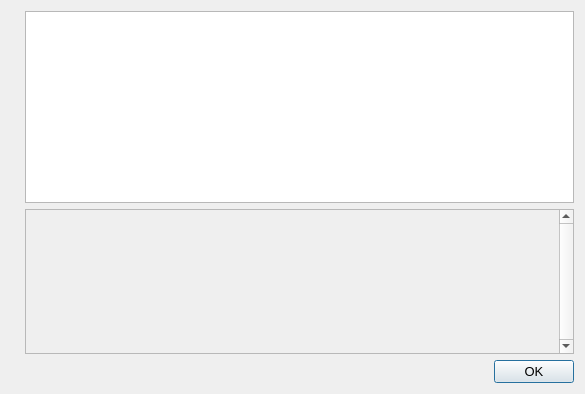
<?xml version="1.0" encoding="UTF-8"?>
<ui version="4.0">
 <class>HelpMessageDialog</class>
 <widget class="QDialog" name="HelpMessageDialog">
  <property name="geometry">
   <rect>
    <x>0</x>
    <y>0</y>
    <width>585</width>
    <height>394</height>
   </rect>
  </property>
  <property name="font">
   <font>
    <pointsize>10</pointsize>
   </font>
  </property>
  <property name="windowTitle">
   <string notr="true">Traw Core - Command-line options</string>
  </property>
  <layout class="QHBoxLayout" name="horizontalLayout_2">
   <item>
    <widget class="QLabel" name="graphic">
     <property name="sizePolicy">
      <sizepolicy hsizetype="Preferred" vsizetype="Ignored">
       <horstretch>0</horstretch>
       <verstretch>0</verstretch>
      </sizepolicy>
     </property>
     <property name="pixmap">
      <pixmap resource="../traw.qrc">:/images/about</pixmap>
     </property>
    </widget>
   </item>
   <item>
    <layout class="QVBoxLayout" name="verticalLayout">
     <item>
      <widget class="QTextEdit" name="helpMessage">
       <property name="readOnly">
        <bool>true</bool>
       </property>
      </widget>
     </item>
     <item>
      <widget class="QScrollArea" name="scrollArea">
       <property name="verticalScrollBarPolicy">
        <enum>Qt::ScrollBarAlwaysOn</enum>
       </property>
       <property name="widgetResizable">
        <bool>true</bool>
       </property>
       <widget class="QWidget" name="scrollAreaWidgetContents">
        <property name="geometry">
         <rect>
          <x>0</x>
          <y>0</y>
          <width>457</width>
          <height>117</height>
         </rect>
        </property>
        <layout class="QVBoxLayout" name="verticalLayout_2">
         <item>
          <widget class="QLabel" name="aboutMessage">
           <property name="cursor">
            <cursorShape>IBeamCursor</cursorShape>
           </property>
           <property name="textFormat">
            <enum>Qt::PlainText</enum>
           </property>
           <property name="alignment">
            <set>Qt::AlignLeading|Qt::AlignLeft|Qt::AlignTop</set>
           </property>
           <property name="openExternalLinks">
            <bool>true</bool>
           </property>
           <property name="textInteractionFlags">
            <set>Qt::LinksAccessibleByMouse|Qt::TextSelectableByKeyboard|Qt::TextSelectableByMouse</set>
           </property>
          </widget>
         </item>
        </layout>
       </widget>
      </widget>
     </item>
     <item>
      <widget class="QDialogButtonBox" name="okButton">
       <property name="orientation">
        <enum>Qt::Horizontal</enum>
       </property>
       <property name="standardButtons">
        <set>QDialogButtonBox::Ok</set>
       </property>
      </widget>
     </item>
    </layout>
   </item>
  </layout>
 </widget>
 <resources>
  <include location="../traw.qrc"/>
 </resources>
 <connections>
  <connection>
   <sender>okButton</sender>
   <signal>accepted()</signal>
   <receiver>HelpMessageDialog</receiver>
   <slot>accept()</slot>
   <hints>
    <hint type="sourcelabel">
     <x>20</x>
     <y>20</y>
    </hint>
    <hint type="destinationlabel">
     <x>20</x>
     <y>20</y>
    </hint>
   </hints>
  </connection>
  <connection>
   <sender>okButton</sender>
   <signal>rejected()</signal>
   <receiver>HelpMessageDialog</receiver>
   <slot>reject()</slot>
   <hints>
    <hint type="sourcelabel">
     <x>20</x>
     <y>20</y>
    </hint>
    <hint type="destinationlabel">
     <x>20</x>
     <y>20</y>
    </hint>
   </hints>
  </connection>
 </connections>
</ui>
